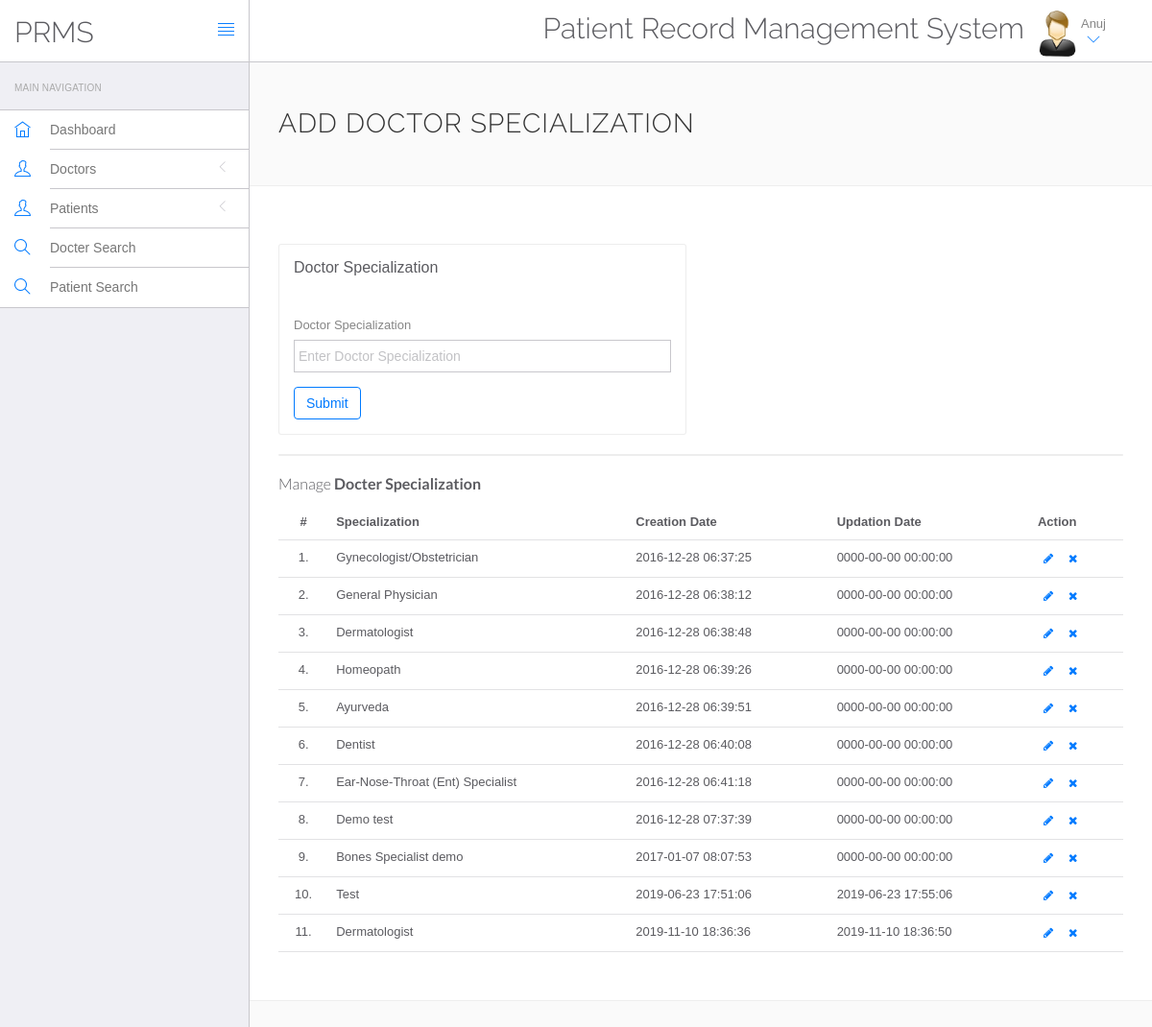
Screenshot of /hms/doctor/doctor-specilization.php (signed in) with the database file from the repository.
### tables this page shows
CREATE TABLE `doctors` (
  `id` int(11) NOT NULL,
  `specilization` varchar(255) DEFAULT NULL,
  `doctorName` varchar(255) DEFAULT NULL,
  `address` longtext DEFAULT NULL,
  `docFees` varchar(255) DEFAULT NULL,
  `contactno` bigint(11) DEFAULT NULL,
  `docEmail` varchar(255) DEFAULT NULL,
  `password` varchar(255) DEFAULT NULL,
  `creationDate` timestamp NULL DEFAULT current_timestamp(),
  `updationDate` timestamp NULL DEFAULT current_timestamp()
);

CREATE TABLE `doctorspecilization` (
  `id` int(11) NOT NULL,
  `specilization` varchar(255) DEFAULT NULL,
  `creationDate` timestamp NULL DEFAULT current_timestamp(),
  `updationDate` timestamp NULL DEFAULT current_timestamp()
);

### hms/doctor/doctor-specilization.php (the view, shortened to what this page needs)
<?php
include('include/config.php');
?>
<!DOCTYPE html>
<html lang="en">
	<head>
		<link rel="stylesheet" href="vendor/bootstrap/css/bootstrap.min.css">
		<link rel="stylesheet" href="vendor/fontawesome/css/font-awesome.min.css">
		<link rel="stylesheet" href="vendor/themify-icons/themify-icons.min.css">
		<link href="vendor/animate.css/animate.min.css" rel="stylesheet" media="screen">
		<link href="vendor/perfect-scrollbar/perfect-scrollbar.min.css" rel="stylesheet" media="screen">
		<link href="vendor/switchery/switchery.min.css" rel="stylesheet" media="screen">
		<link href="vendor/bootstrap-touchspin/jquery.bootstrap-touchspin.min.css" rel="stylesheet" media="screen">
		<link href="vendor/select2/select2.min.css" rel="stylesheet" media="screen">
		<link href="vendor/bootstrap-datepicker/bootstrap-datepicker3.standalone.min.css" rel="stylesheet" media="screen">
		<link href="vendor/bootstrap-timepicker/bootstrap-timepicker.min.css" rel="stylesheet" media="screen">
		<link rel="stylesheet" href="assets/css/styles.css">
		<link rel="stylesheet" href="assets/css/plugins.css">
		<link rel="stylesheet" href="assets/css/themes/theme-1.css" id="skin_color" />
	</head>
	<body>
		<div id="app">
<?php include('include/sidebar.php');?>
			<div class="app-content">
						<?php include('include/header.php');?>
				<div class="main-content" >
					<div class="wrap-content container" id="container">
						<section id="page-title">
							<div class="row">
								<div class="col-sm-8">
									<h1 class="mainTitle">Add Doctor Specialization</h1>
																	</div>
							</div>
						</section>
						<div class="container-fluid container-fullw bg-white">
							<div class="row">
								<div class="col-md-12">
									<div class="row margin-top-30">
										<div class="col-lg-6 col-md-12">
											<div class="panel panel-white">
												<div class="panel-heading">
													<h5 class="panel-title">Doctor Specialization</h5>
												</div>
												<div class="panel-body">
													<form role="form" name="dcotorspcl" method="post" >
														<div class="form-group">
															<label for="exampleInputEmail1">
																Doctor Specialization
															</label>
							<input type="text" name="doctorspecilization" class="form-control"  placeholder="Enter Doctor Specialization">
														</div>
														<button type="submit" name="submit" class="btn btn-o btn-primary">
															Submit
														</button>
													</form>
												</div>
											</div>
										</div>
											</div>
										</div>
									<div class="col-lg-12 col-md-12">
											<div class="panel panel-white">
											</div>
										</div>
									</div>
									<div class="row">
								<div class="col-md-12">
									<h5 class="over-title margin-bottom-15">Manage <span class="text-bold">Docter Specialization</span></h5>
									<table class="table table-hover" id="sample-table-1">
										<thead>
											<tr>
												<th class="center">#</th>
												<th>Specialization</th>
												<th class="hidden-xs">Creation Date</th>
												<th>Updation Date</th>
												<th>Action</th>
											</tr>
										</thead>
										<tbody>
<?php
$sql=mysqli_query($con,"select * from doctorSpecilization");
$cnt=1;
while($row=mysqli_fetch_array($sql))
{
?>
											<tr>
												<td class="center"><?php echo $cnt;?>.</td>
												<td class="hidden-xs"><?php echo $row['specilization'];?></td>
												<td><?php echo $row['creationDate'];?></td>
												<td><?php echo $row['updationDate'];?>
												</td>
												<td >
												<div class="visible-md visible-lg hidden-sm hidden-xs">
							<a href="edit-doctor-specialization.php?id=<?php echo $row['id'];?>" class="btn btn-transparent btn-xs" tooltip-placement="top" tooltip="Edit"><i class="fa fa-pencil"></i></a>
	<a href="doctor-specilization.php?id=<?php echo $row['id']?>&del=delete" onClick="return confirm('Are you sure you want to delete?')"class="btn btn-transparent btn-xs tooltips" tooltip-placement="top" tooltip="Remove"><i class="fa fa-times fa fa-white"></i></a>
												</div>
												</td>
											</tr>
											<?php
$cnt=$cnt+1;
											 }?>
										</tbody>
									</table>
								</div>
							</div>
								</div>
							</div>
						</div>
					</div>
				</div>
	</body>
</html>

### hms/doctor/include/header.php (shortened to what this page needs)
<header class="navbar navbar-default navbar-static-top">
					<div class="navbar-header">
						<a class="navbar-brand" href="#">
							<h2 style="padding-top:20% ">PRMS</h2>
						</a>
						<a href="#" class="sidebar-toggler pull-right visible-md visible-lg" data-toggle-class="app-sidebar-closed" data-toggle-target="#app">
							<i class="ti-align-justify"></i>
						</a>
					</div>
					<div class="navbar-collapse collapse">
						<ul class="nav navbar-right">
								<li  style="padding-top:2% ">
								<h2>Patient Record Management System</h2>
							</li>
							<li class="dropdown current-user">
								<a href class="dropdown-toggle" data-toggle="dropdown">
									<img src="assets/images/images.jpg" > <span class="username">
									<?php $query=mysqli_query($con,"select doctorName from doctors where id='".$_SESSION['id']."'");
while($row=mysqli_fetch_array($query))
{
	echo $row['doctorName'];
}
									?> <i class="ti-angle-down"></i></i></span>
								</a>
							</li>
						</ul>
					</div>
				</header>

### hms/doctor/assets/css/themes/theme-1.css (style rules this page uses)
body { background: #FAFAFA; }
header .navbar-header { background: #ffffff !important; border-right-color: #c8c7cc !important; border-bottom-color: #c8c7cc !important; }
header .navbar-header .sidebar-toggler, header .navbar-header .sidebar-mobile-toggler { color: #007aff !important; }
header .navbar-header .navbar-brand { color: #777 !important; }
header .navbar-collapse { background: #ffffff !important; border-bottom-color: #c8c7cc !important; box-shadow: none !important; }
header .navbar-collapse .navbar-right > li > a { color: #777; }
header .navbar-collapse .navbar-right > li > a i { color: #007aff !important; }

### rows the page displays
doctors: doctorName "Anuj"
doctorspecilization: specilization "Gynecologist/Obstetrician", creationDate "2016-12-28 06:37:25", updationDate "0000-00-00 00:00:00"
doctorspecilization: specilization "General Physician", creationDate "2016-12-28 06:38:12", updationDate "0000-00-00 00:00:00"
doctorspecilization: specilization "Dermatologist", creationDate "2016-12-28 06:38:48", updationDate "0000-00-00 00:00:00"
doctorspecilization: specilization "Homeopath", creationDate "2016-12-28 06:39:26", updationDate "0000-00-00 00:00:00"
doctorspecilization: specilization "Ayurveda", creationDate "2016-12-28 06:39:51", updationDate "0000-00-00 00:00:00"
doctorspecilization: specilization "Dentist", creationDate "2016-12-28 06:40:08", updationDate "0000-00-00 00:00:00"
doctorspecilization: specilization "Ear-Nose-Throat (Ent) Specialist", creationDate "2016-12-28 06:41:18", updationDate "0000-00-00 00:00:00"
doctorspecilization: specilization "Demo test", creationDate "2016-12-28 07:37:39", updationDate "0000-00-00 00:00:00"
doctorspecilization: specilization "Bones Specialist demo", creationDate "2017-01-07 08:07:53", updationDate "0000-00-00 00:00:00"
doctorspecilization: specilization "Test", creationDate "2019-06-23 17:51:06", updationDate "2019-06-23 17:55:06"
doctorspecilization: specilization "Dermatologist", creationDate "2019-11-10 18:36:36", updationDate "2019-11-10 18:36:50"
